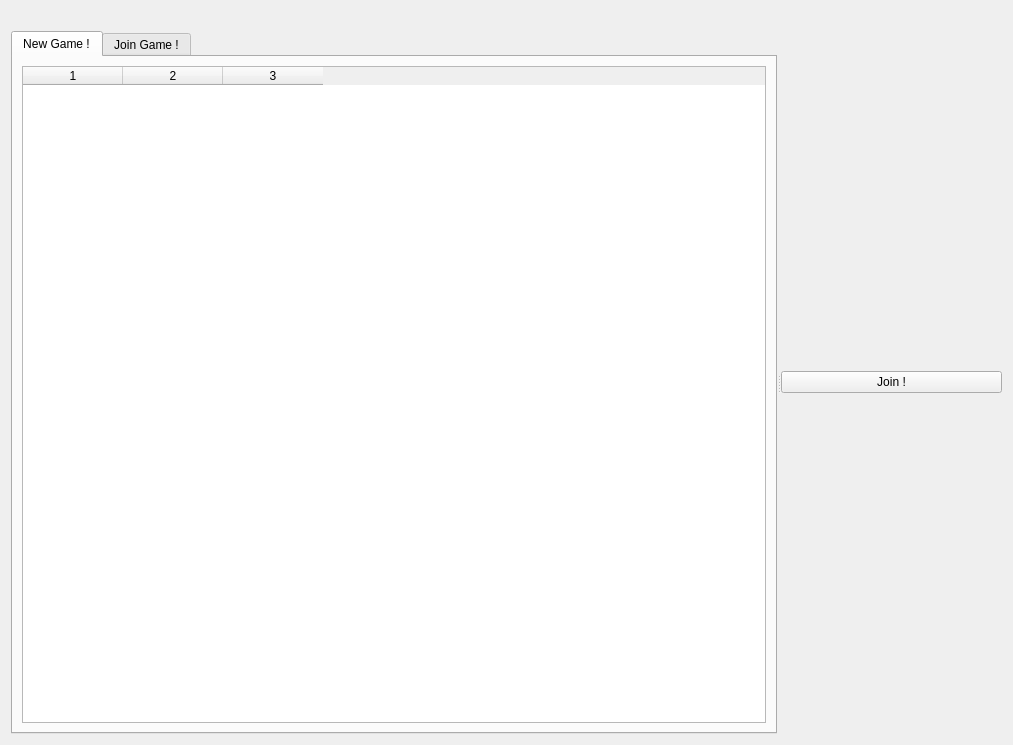
<?xml version="1.0" encoding="UTF-8"?>
<ui version="4.0">
 <class>sample1::MainWidget</class>
 <widget class="QWidget" name="sample1::MainWidget">
  <property name="geometry">
   <rect>
    <x>0</x>
    <y>0</y>
    <width>1013</width>
    <height>745</height>
   </rect>
  </property>
  <property name="windowTitle">
   <string>MainWidget</string>
  </property>
  <layout class="QVBoxLayout" name="verticalLayout">
   <item>
    <widget class="QStackedWidget" name="mainStackedWidget">
     <widget class="QWidget" name="mainPage">
      <layout class="QVBoxLayout" name="verticalLayout_4">
       <property name="leftMargin">
        <number>0</number>
       </property>
       <property name="topMargin">
        <number>0</number>
       </property>
       <property name="rightMargin">
        <number>0</number>
       </property>
       <property name="bottomMargin">
        <number>0</number>
       </property>
       <item>
        <layout class="QHBoxLayout" name="horizontalLayout">
         <item>
          <spacer name="horizontalSpacer">
           <property name="orientation">
            <enum>Qt::Horizontal</enum>
           </property>
           <property name="sizeHint" stdset="0">
            <size>
             <width>40</width>
             <height>20</height>
            </size>
           </property>
          </spacer>
         </item>
        </layout>
       </item>
       <item>
        <widget class="QSplitter" name="splitter">
         <property name="sizePolicy">
          <sizepolicy hsizetype="Expanding" vsizetype="Expanding">
           <horstretch>0</horstretch>
           <verstretch>0</verstretch>
          </sizepolicy>
         </property>
         <property name="orientation">
          <enum>Qt::Horizontal</enum>
         </property>
         <widget class="QTabWidget" name="listsTabWidget">
          <property name="currentIndex">
           <number>0</number>
          </property>
          <widget class="QWidget" name="mapsPage" native="true">
           <attribute name="title">
            <string>New Game !</string>
           </attribute>
           <layout class="QVBoxLayout" name="verticalLayout_3">
            <item>
             <widget class="QTableWidget" name="mapsTableWidget">
              <property name="editTriggers">
               <set>QAbstractItemView::NoEditTriggers</set>
              </property>
              <property name="tabKeyNavigation">
               <bool>false</bool>
              </property>
              <property name="showDropIndicator" stdset="0">
               <bool>false</bool>
              </property>
              <property name="selectionBehavior">
               <enum>QAbstractItemView::SelectRows</enum>
              </property>
              <property name="showGrid">
               <bool>false</bool>
              </property>
              <property name="columnCount">
               <number>3</number>
              </property>
              <column/>
              <column/>
              <column/>
             </widget>
            </item>
           </layout>
          </widget>
          <widget class="QWidget" name="gamesPage" native="true">
           <attribute name="title">
            <string>Join Game !</string>
           </attribute>
           <layout class="QVBoxLayout" name="verticalLayout_2">
            <item>
             <widget class="QTableWidget" name="gamesTableWidget">
              <property name="editTriggers">
               <set>QAbstractItemView::NoEditTriggers</set>
              </property>
              <property name="tabKeyNavigation">
               <bool>false</bool>
              </property>
              <property name="showDropIndicator" stdset="0">
               <bool>false</bool>
              </property>
              <property name="selectionBehavior">
               <enum>QAbstractItemView::SelectRows</enum>
              </property>
              <property name="showGrid">
               <bool>false</bool>
              </property>
              <property name="columnCount">
               <number>6</number>
              </property>
              <column/>
              <column/>
              <column/>
              <column/>
              <column/>
              <column/>
             </widget>
            </item>
           </layout>
          </widget>
         </widget>
         <widget class="QWidget" name="infoWidget" native="true">
          <layout class="QVBoxLayout" name="verticalLayout_5">
           <item>
            <widget class="QPushButton" name="joinButton">
             <property name="text">
              <string>Join !</string>
             </property>
            </widget>
           </item>
          </layout>
         </widget>
        </widget>
       </item>
      </layout>
     </widget>
     <widget class="QWidget" name="gamePage"/>
    </widget>
   </item>
  </layout>
 </widget>
 <resources/>
 <connections/>
</ui>
